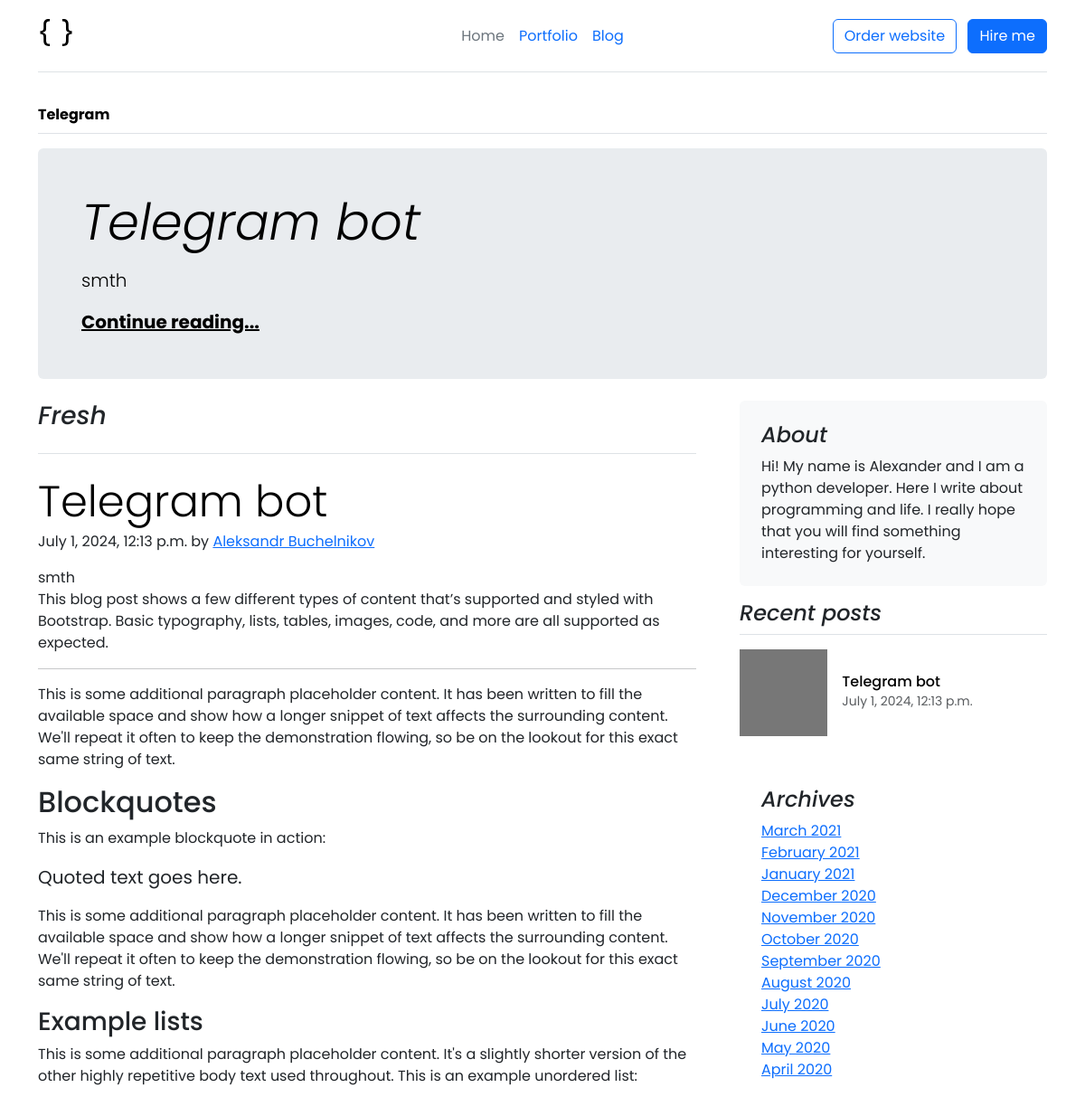
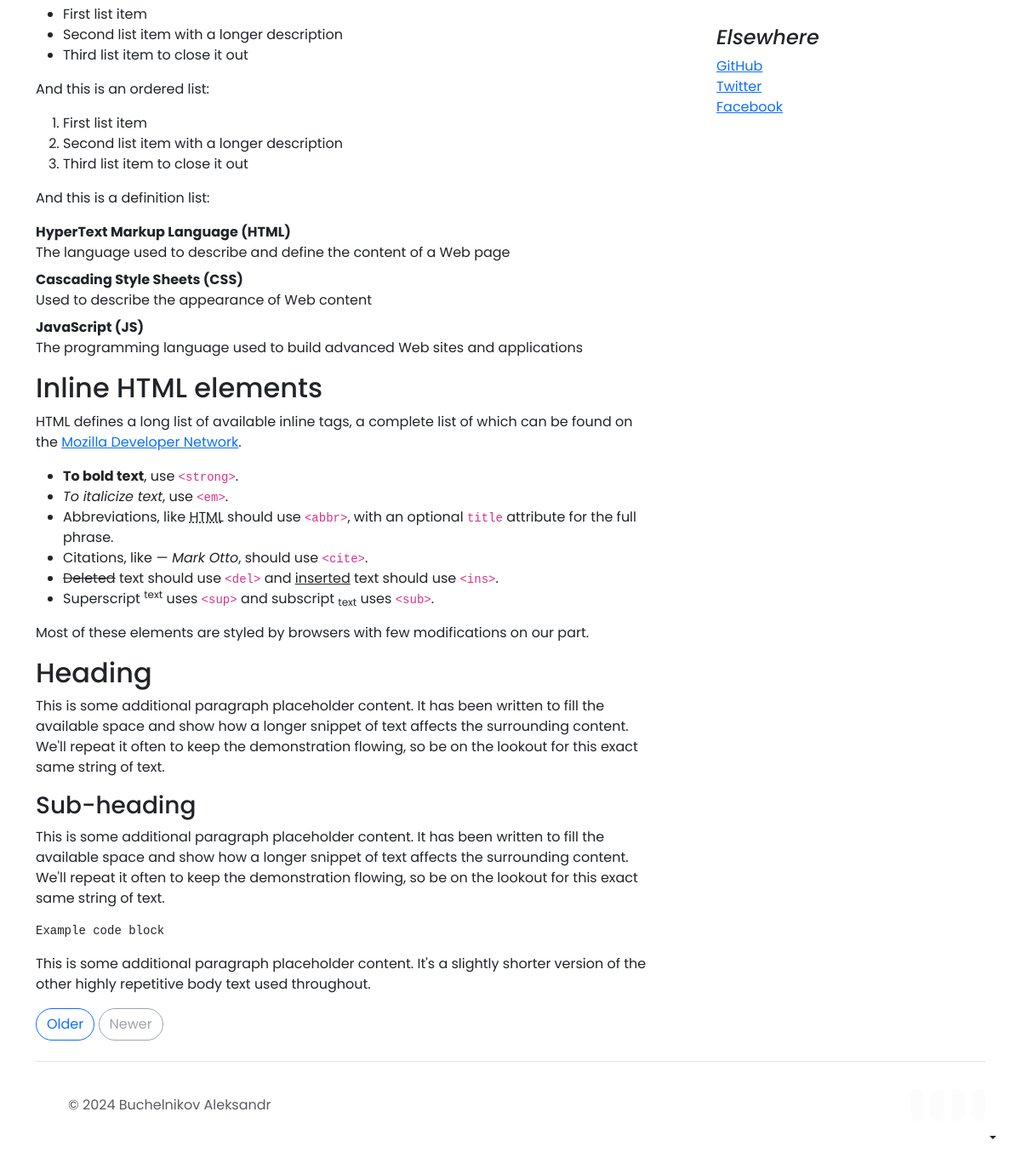
Screenshot of /blog/ with the database file from the repository (2 pictures, top to bottom).
### blog/models.py (models this page shows, shortened)
class TitleModel(models.Model):
    name = models.CharField('Заголовок', max_length=MAXIMUM_STRING_LENGTH,)
    class Meta:
        abstract = True

class Post(TitleModel):
    text = models.TextField('Текст')
    pub_date = models.DateTimeField(
        'Дата и время публикации',
        help_text=(
            'Если установить дату и время в будущем'
            ' — можно делать отложенные публикации.'
        )
    )
    category = models.ForeignKey(
        Category,
        verbose_name='Категория',
        on_delete=models.SET_NULL,
        null=True,
    )
    main_foto = models.ImageField(
        'Фото',
        upload_to='post_images',
        blank=True,
    )
    class Meta:
        verbose_name = 'публикация'
        verbose_name_plural = 'Публикации'
        default_related_name = 'posts'
        ordering = ('-pub_date',)

class Category(TitleModel):
    description = models.TextField('Описание')
    slug = models.SlugField(
        'Идентификатор',
        unique=True,
        max_length=64,
        help_text=(
            'Идентификатор страницы для URL; разрешены символы латиницы, '
            'цифры, дефис и подчёркивание.'
        ),
    )
    def __str__(self):
        return self.name[:NUMBER_OF_VISIBLE_CHATACTERS]

### blog/views.py (the view)
# urls.py: path('blog/', views.PostListView.as_view(), name='all_posts'),
class PostListView(ListView):
    model = Post
    ordering = '-pub_date'
    paginate_by = 8
    template_name = 'blog/post_list.html'

### templates/blog/post_list.html (shortened to what this page needs)
{% extends "base.html" %}
{% load static %}
{% block content %}
{% include "includes/toggle-theme.html" %}
<div class="container">
  <div class="nav-scroller py-1 mb-3 border-bottom">
    <nav class="nav nav-underline justify-content-between">
      {% for post in page_obj %}
        <a class="nav-item nav-link link-body-emphasis active" href="#">{{ post.category }}</a>
      {% endfor %}
    </nav>
  </div>
</div>
<main class="container">
  <div class="p-4 p-md-5 mb-4 rounded text-body-emphasis bg-body-secondary">
    <div class="col-lg-6 px-0">
      {% with page_obj|first as first_post %}
        <h1 class="display-4 fst-italic">{{ first_post.name }}</h1>
        <p class="lead my-3">{{ first_post.text|truncatechars:250 }}</p>
        <p class="lead mb-0"><a href="#" class="text-body-emphasis fw-bold">Continue reading...</a></p>
      {% endwith %}
    </div>
  </div>
  <div class="row g-5">
    <div class="col-md-8">
      <h3 class="pb-4 mb-4 fst-italic border-bottom">
        Fresh
      </h3>
      {% for post in page_obj|slice:":2" %}
        <article class="blog-post">
          <h2 class="display-5 link-body-emphasis mb-1">{{ post.name }}</h2>
          <p class="blog-post-meta">{{post.pub_date}} by <a href="#">Aleksandr Buchelnikov</a></p>
          {{ post.text }}
          <p>This blog post shows a few different types of content that’s supported and styled with Bootstrap. Basic typography, lists, tables, images, code, and more are all supported as expected.</p>
          <hr>
          <p>This is some additional paragraph placeholder content. It has been written to fill the available space and show how a longer snippet of text affects the surrounding content. We'll repeat it often to keep the demonstration flowing, so be on the lookout for this exact same string of text.</p>
          <h2>Blockquotes</h2>
          <p>This is an example blockquote in action:</p>
          <blockquote class="blockquote">
            <p>Quoted text goes here.</p>
          </blockquote>
          <p>This is some additional paragraph placeholder content. It has been written to fill the available space and show how a longer snippet of text affects the surrounding content. We'll repeat it often to keep the demonstration flowing, so be on the lookout for this exact same string of text.</p>
          <h3>Example lists</h3>
          <p>This is some additional paragraph placeholder content. It's a slightly shorter version of the other highly repetitive body text used throughout. This is an example unordered list:</p>
          <ul>
            <li>First list item</li>
            <li>Second list item with a longer description</li>
            <li>Third list item to close it out</li>
          </ul>
          <p>And this is an ordered list:</p>
          <ol>
            <li>First list item</li>
            <li>Second list item with a longer description</li>
            <li>Third list item to close it out</li>
          </ol>
          <p>And this is a definition list:</p>
          <dl>
            <dt>HyperText Markup Language (HTML)</dt>
            <dd>The language used to describe and define the content of a Web page</dd>
            <dt>Cascading Style Sheets (CSS)</dt>
            <dd>Used to describe the appearance of Web content</dd>
            <dt>JavaScript (JS)</dt>
            <dd>The programming language used to build advanced Web sites and applications</dd>
          </dl>
          <h2>Inline HTML elements</h2>
          <p>HTML defines a long list of available inline tags, a complete list of which can be found on the <a href="https://developer.mozilla.org/en-US/docs/Web/HTML/Element">Mozilla Developer Network</a>.</p>
          <ul>
            <li><strong>To bold text</strong>, use <code class="language-plaintext highlighter-rouge">&lt;strong&gt;</code>.</li>
            <li><em>To italicize text</em>, use <code class="language-plaintext highlighter-rouge">&lt;em&gt;</code>.</li>
            <li>Abbreviations, like <abbr title="HyperText Markup Language">HTML</abbr> should use <code class="language-plaintext highlighter-rouge">&lt;abbr&gt;</code>, with an optional <code class="language-plaintext highlighter-rouge">title</code> attribute for the full phrase.</li>
            <li>Citations, like <cite>— Mark Otto</cite>, should use <code class="language-plaintext highlighter-rouge">&lt;cite&gt;</code>.</li>
            <li><del>Deleted</del> text should use <code class="language-plaintext highlighter-rouge">&lt;del&gt;</code> and <ins>inserted</ins> text should use <code class="language-plaintext highlighter-rouge">&lt;ins&gt;</code>.</li>
            <li>Superscript <sup>text</sup> uses <code class="language-plaintext highlighter-rouge">&lt;sup&gt;</code> and subscript <sub>text</sub> uses <code class="language-plaintext highlighter-rouge">&lt;sub&gt;</code>.</li>
          </ul>
          <p>Most of these elements are styled by browsers with few modifications on our part.</p>
          <h2>Heading</h2>
          <p>This is some additional paragraph placeholder content. It has been written to fill the available space and show how a longer snippet of text affects the surrounding content. We'll repeat it often to keep the demonstration flowing, so be on the lookout for this exact same string of text.</p>
          <h3>Sub-heading</h3>
          <p>This is some additional paragraph placeholder content. It has been written to fill the available space and show how a longer snippet of text affects the surrounding content. We'll repeat it often to keep the demonstration flowing, so be on the lookout for this exact same string of text.</p>
          <pre><code>Example code block</code></pre>
          <p>This is some additional paragraph placeholder content. It's a slightly shorter version of the other highly repetitive body text used throughout.</p>
        </article>
      {% endfor %}
      <nav class="blog-pagination" aria-label="Pagination">
        <a class="btn btn-outline-primary rounded-pill" href="#">Older</a>
        <a class="btn btn-outline-secondary rounded-pill disabled" aria-disabled="true">Newer</a>
      </nav>
    </div>
    <div class="col-md-4">
      <div class="position-sticky" style="top: 2rem;">
        {% include "includes/blog_sidebar.html" %}
      </div>
    </div>
  </div>
</main>
{% endblock %}

### templates/includes/blog_sidebar.html
<div class="p-4 mb-3 bg-body-tertiary rounded">
  <h4 class="fst-italic">About</h4>
  <p class="mb-0">
    Hi! My name is Alexander and I am a python developer.
    Here I write about programming and life. I really hope that you will find something interesting for yourself.
  </p>
</div>
<div>
  <h4 class="fst-italic">Recent posts</h4>
  <ul class="list-unstyled">
    {% for post in page_obj|slice:":3" %}
      <li>
        <a class="d-flex flex-column flex-lg-row gap-3 align-items-start align-items-lg-center py-3 link-body-emphasis text-decoration-none border-top" href="#">
          <svg class="bd-placeholder-img" width="100%" height="96" xmlns="http://www.w3.org/2000/svg" aria-hidden="true" preserveAspectRatio="xMidYMid slice" focusable="false"><rect width="100%" height="100%" fill="#777"/></svg>
          <div class="col-lg-8">
            <h6 class="mb-0">{{ post.name }}</h6>
            <small class="text-body-secondary">{{ post.pub_date }}</small>
          </div>
        </a>
      </li>
    {% endfor %}
  </ul>
</div>
<div class="p-4">
  <h4 class="fst-italic">Archives</h4>
  <ol class="list-unstyled mb-0">
    <li><a href="#">March 2021</a></li>
    <li><a href="#">February 2021</a></li>
    <li><a href="#">January 2021</a></li>
    <li><a href="#">December 2020</a></li>
    <li><a href="#">November 2020</a></li>
    <li><a href="#">October 2020</a></li>
    <li><a href="#">September 2020</a></li>
    <li><a href="#">August 2020</a></li>
    <li><a href="#">July 2020</a></li>
    <li><a href="#">June 2020</a></li>
    <li><a href="#">May 2020</a></li>
    <li><a href="#">April 2020</a></li>
  </ol>
</div>
<div class="p-4">
  <h4 class="fst-italic">Elsewhere</h4>
  <ol class="list-unstyled">
    <li><a href="#">GitHub</a></li>
    <li><a href="#">Twitter</a></li>
    <li><a href="#">Facebook</a></li>
  </ol>
</div>

### rows the page displays
Post: category "Telegram", name "Telegram bot", text "smth", pub_date "July 1, 2024, 12:13 p.m."
